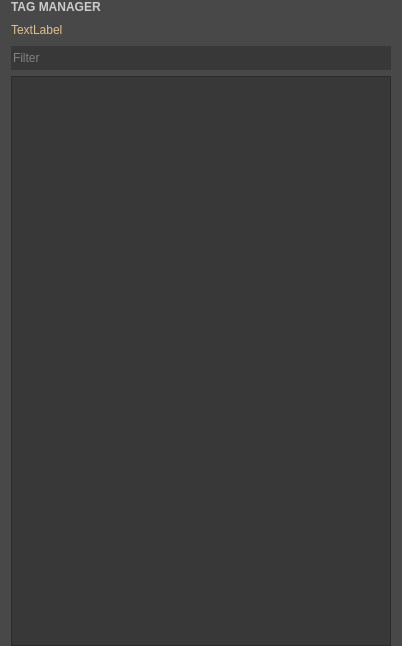
<?xml version="1.0" encoding="UTF-8"?>
<ui version="4.0">
 <class>TagManager</class>
 <widget class="QWidget" name="TagManager">
  <property name="geometry">
   <rect>
    <x>0</x>
    <y>0</y>
    <width>402</width>
    <height>646</height>
   </rect>
  </property>
  <property name="windowTitle">
   <string>Form</string>
  </property>
  <property name="styleSheet">
   <string notr="true">background-color: #484848;</string>
  </property>
  <layout class="QVBoxLayout" name="verticalLayout">
   <property name="topMargin">
    <number>0</number>
   </property>
   <property name="bottomMargin">
    <number>0</number>
   </property>
   <item>
    <widget class="QLabel" name="label">
     <property name="font">
      <font>
       <weight>75</weight>
       <bold>true</bold>
      </font>
     </property>
     <property name="styleSheet">
      <string notr="true">color: #cccccc;</string>
     </property>
     <property name="text">
      <string>TAG MANAGER</string>
     </property>
    </widget>
   </item>
   <item>
    <layout class="QHBoxLayout" name="horizontalLayout">
     <item>
      <widget class="QLabel" name="result_label">
       <property name="styleSheet">
        <string notr="true">color: #e2c08d;</string>
       </property>
       <property name="text">
        <string>TextLabel</string>
       </property>
      </widget>
     </item>
     <item>
      <spacer name="horizontalSpacer">
       <property name="orientation">
        <enum>Qt::Horizontal</enum>
       </property>
       <property name="sizeHint" stdset="0">
        <size>
         <width>40</width>
         <height>20</height>
        </size>
       </property>
      </spacer>
     </item>
     <item>
      <widget class="ClickableQLabel" name="icon_mode_label">
       <property name="text">
        <string/>
       </property>
       <property name="pixmap">
        <pixmap resource="../resources.qrc">:/Resources/icon/tag-5-16.png</pixmap>
       </property>
      </widget>
     </item>
     <item>
      <widget class="ClickableQLabel" name="list_mode_label">
       <property name="text">
        <string/>
       </property>
       <property name="pixmap">
        <pixmap resource="../resources.qrc">:/Resources/icon/list-2-16.png</pixmap>
       </property>
      </widget>
     </item>
     <item>
      <widget class="ClickableQLabel" name="update_label">
       <property name="text">
        <string/>
       </property>
       <property name="pixmap">
        <pixmap resource="../resources.qrc">:/Resources/icon/reload.png</pixmap>
       </property>
      </widget>
     </item>
     <item>
      <widget class="ClickableQLabel" name="add_label">
       <property name="statusTip">
        <string>Add Tag</string>
       </property>
       <property name="text">
        <string/>
       </property>
       <property name="pixmap">
        <pixmap resource="../resources.qrc">:/Resources/icon/plus-2-16.png</pixmap>
       </property>
      </widget>
     </item>
    </layout>
   </item>
   <item>
    <widget class="QLineEdit" name="filter_line_edit">
     <property name="minimumSize">
      <size>
       <width>0</width>
       <height>24</height>
      </size>
     </property>
     <property name="styleSheet">
      <string notr="true">color: #cccccc; background-color: #383838;</string>
     </property>
     <property name="frame">
      <bool>false</bool>
     </property>
     <property name="placeholderText">
      <string>Filter</string>
     </property>
    </widget>
   </item>
   <item>
    <widget class="QListView" name="list_view">
     <property name="styleSheet">
      <string notr="true">color: #cccccc; background-color: #383838;</string>
     </property>
    </widget>
   </item>
  </layout>
 </widget>
 <customwidgets>
  <customwidget>
   <class>ClickableQLabel</class>
   <extends>QLabel</extends>
   <header>libs/clickableQLabel.h</header>
  </customwidget>
 </customwidgets>
 <resources>
  <include location="../resources.qrc"/>
 </resources>
 <connections/>
</ui>
